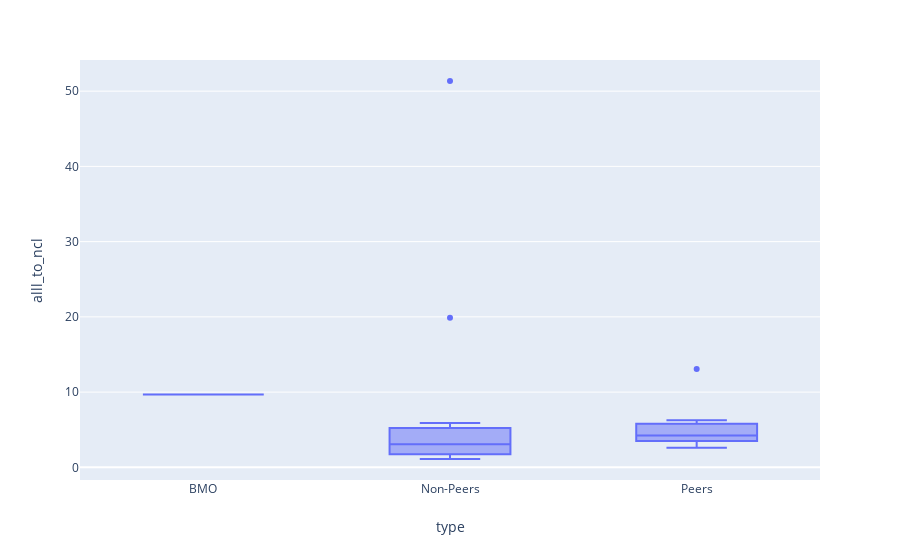

Here is the notebook cell this chart was saved with:
### Code cell
px.box(alll_latest, y="alll_to_ncl", x="type")

### Figure 1 — Plotly figure (JSON) as saved in the notebook; plotly's stock layout.template omitted (floating-point values rounded to 4 significant figures)
{"data": [{"alignmentgroup": "True", "legendgroup": "", "marker": {"color": "#636efa"}, "name": "", "notched": false, "offsetgroup": "", "orientation": "v", "showlegend": false, "type": "box", "uid": "e1831ec4-28a5-4a25-8ca8-430382bf8cb2", "x": ["BMO", "Non-Peers", "Non-Peers", "Non-Peers", "Non-Peers", "Non-Peers", "Non-Peers", "Non-Peers", "Non-Peers", "Non-Peers", "Non-Peers", "Non-Peers", "Non-Peers", "Non-Peers", "Non-Peers", "Non-Peers", "Peers", "Peers", "Peers", "Peers", "Peers", "Peers", "Peers", "Peers"], "xaxis": "x", "y": [9.69, 2.57, null, 2.94, 2.56, 3.21, 1.73, 3.5, 5.23, 1.11, 5.23, 1.39, 19.88, 51.35, 1.17, 5.89, 6.27, 5.33, 4.78, 3.68, 2.6, 13.06, 3.35, 3.7], "yaxis": "y"}], "layout": {"autosize": true, "boxmode": "group", "grid": {"xaxes": ["x"], "xgap": 0.1, "xside": "bottom", "yaxes": ["y"], "ygap": 0.1, "yside": "left"}, "legend": {"tracegroupgap": 0}, "margin": {"t": 60}, "xaxis": {"autorange": true, "range": [-0.5, 2.5], "title": {"text": "type"}, "type": "category"}, "yaxis": {"autorange": true, "range": [-1.681, 54.14], "title": {"text": "alll_to_ncl"}, "type": "linear"}}}
